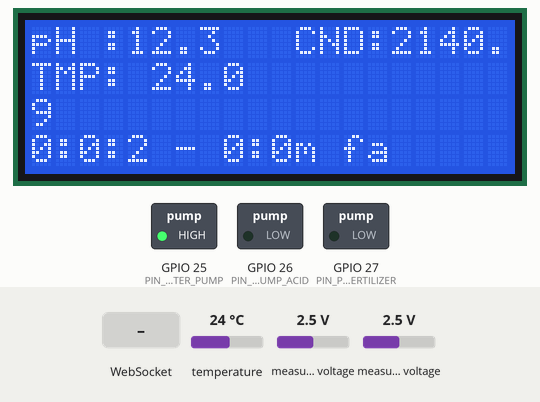
A sketch run on a simulated ESP32. Shown: 20×4 character LCD, switched loads named in the sketch (green lamp = pin HIGH). Dashed ring = blinking. Inputs (shaded band) come from the test bench; at power-on: measured voltage 2.5 V, temperature 24 °C. Storage starts empty; EEPROM starts erased; what the sketch prints to the serial monitor is not drawn.

Above: at 3.2 s.
3.3 s: WebSocket text "3" received
At 4.5 s:
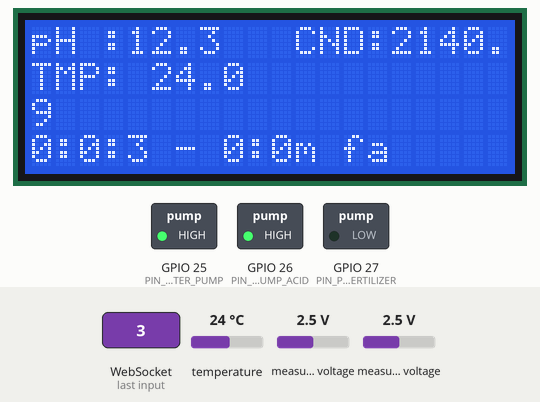
7.4 s: measured voltage (sensor 201) set to 1.2 V
At 11.0 s:
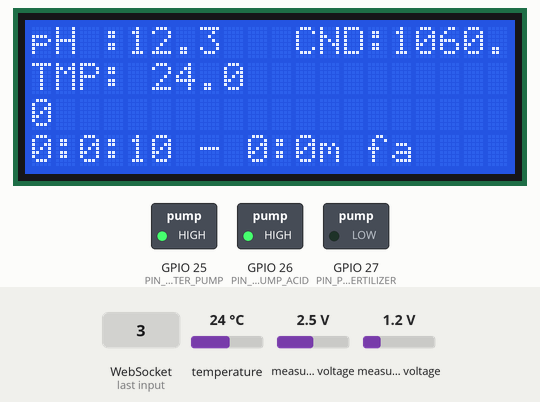
11.5 s: measured voltage (sensor 201) set to 0.9 V
At 14.0 s:
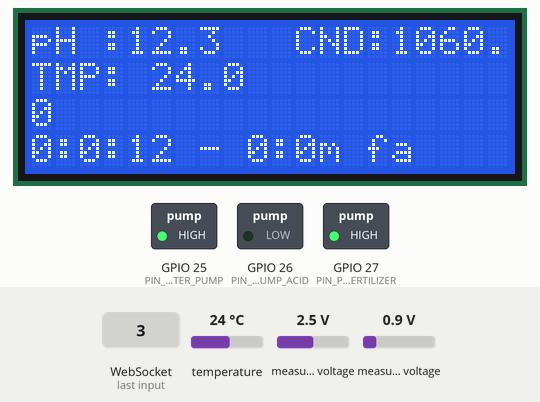
15.6 s: measured voltage (sensor 200) set to 0.1 V
At 18.2 s:
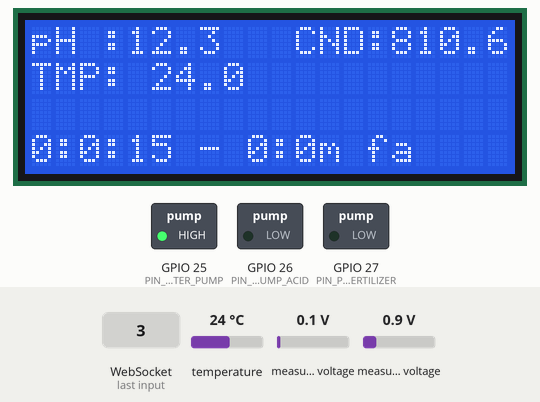
19.7 s: temperature set to 12 °C
At 21.6 s:
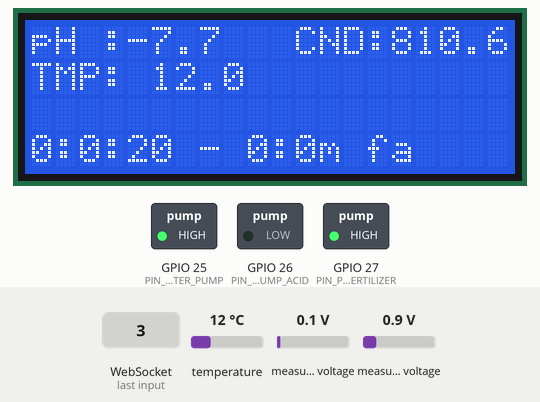
22.4 s: measured voltage (sensor 200) set to 1.2 V
At 25.8 s:
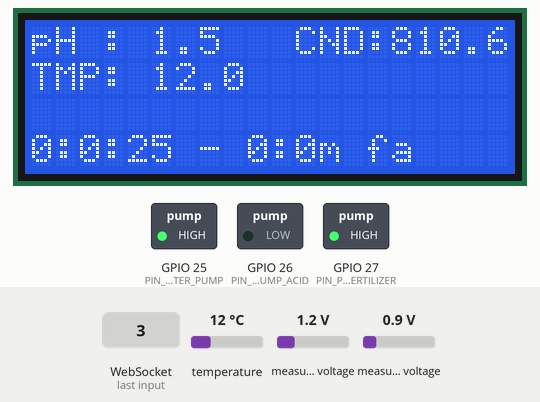
Timing chart, 0 to 27.5 s (numbered marks = the images above; inputs shaded):
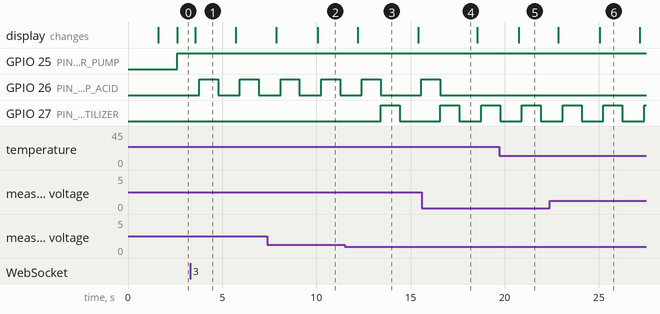

Measured:
- the behaviour switches between 1.1 and 1 V on measured voltage (sensor 201) (found by bisection; images 2 and 3)
- after the input at 3.3 s, GPIO 26 (PIN_PERISTALTIC_PUMP_ACID): alternates HIGH for 1.0 s and LOW for 1.2 s, starting after 0.48 s
- after the input at 11.5 s, GPIO 27 (PIN_PERISTALTIC_PUMP_FERTILIZER): LOW → HIGH after 1.9 s, → LOW 1.0 s later
- after the input at 15.6 s, GPIO 26 (PIN_PERISTALTIC_PUMP_ACID): goes on until 16.6 s, then stays LOW
- after the input at 19.7 s, the display: changes after 1.0 s (image 5)
- what the display in image 3 shows lasts 3.2 s, from 12.2 s to 15.4 s

The sketch:

orto-controller-web.ino
```cpp
// (licence header left out)
#include <Arduino.h>
#include <WiFi.h>
#include <AsyncTCP.h>
#include <ESPAsyncWebServer.h>
#include <HardwareSerial.h>
#include <ArduinoJson.h>

// Include library to save parameters in EEPROM
#include <EEPROM.h>

//Includes for LCD
#include <Wire.h>
#include <LiquidCrystal_I2C.h>

//Includes for Temperature sensor
#include <OneWire.h>
#include <DallasTemperature.h>


//Includes for our own pin definitions and setups
#include "pinouts.hpp"
#include "parameters.hpp"
#include "analog_probe.hpp"
#include "calibrator.hpp"
#include "relay.hpp"
#include "banner.hpp"


// Filesystem for web page files
#define FORMAT_FILESYSTEM false
#include <SPIFFS.h>

// Create AsyncWebServer object on port 80
AsyncWebServer server(80);
AsyncWebSocket ws("/ws");

// JSON buffer
StaticJsonDocument<800> doc;


/*************************************************************
   Hardware components
 ************************************************************/

//LCD dislay
LiquidCrystal_I2C lcd(LCD_I2C_ADDRESS, LCD_COLS, LCD_ROWS);

//Temperature sensor
OneWire oneWire(PIN_TEMPERATURE);
DallasTemperature temperatureSensor(&oneWire);


ADAFRUIT_ADC adc;

//PH sensor
AnalogProbe phProbe(CHANNEL_PH_PROBE, 10);

//Conductivity sensor
AnalogProbe conductivityProbe(CHANNEL_CONDUCTIVITY_PROBE, 10);

// Main water pump
Relay waterPump(PIN_MAIN_WATER_PUMP);

// Peristaltic pumps
Relay fertilizerPump = Relay(PIN_PERISTALTIC_PUMP_FERTILIZER);
Relay acidPump = Relay(PIN_PERISTALTIC_PUMP_ACID);


/*************************************************************
   Scheduling and tasks declarations
 ************************************************************/

//TIMER
unsigned long lastswitch = 0;
unsigned long lastcontrol = 0;
unsigned long lastping = 0;
unsigned long lastdisplay = 0;

// Manual or automatic control state
bool manual_control = false;
bool manual_peristaltic_active = false;

// Parameters
float threshold_value_ph = DEFAULT_THRESHOLD_VALUE_PH;                          // pH
int threshold_value_conductivity = DEFAULT_THRESHOLD_VALUE_CONDUCTIVITY;        // uS/cm (?)
unsigned int time_peristaltic_pump_on = DEFAULT_TIME_PERISTALTIC_PUMP_ON;       // ms
unsigned long time_between_sensor_reads = DEFAULT_TIME_BETWEEN_SENSOR_READS;    // s
unsigned long time_water_pump_cycle = DEFAULT_TIME_WATER_PUMP_CYCLE;            // s
unsigned long time_water_pump_active = DEFAULT_TIME_WATER_PUMP_ACTIVE;          // s


void setup() {
  // Serial port for debugging purposes
  Serial.begin(SERIAL_BAUDRATE);
  Serial.println("Starting...");
  Banner::printSerial();

  EEPROM.begin(EEPROM_USED_SIZE);

  //XYPair phCalibrationPoints[] = {{1.80f, 6.88f}, {1.46f, 4.00f,}, {2.13f, 9.23f}};//stefano
  XYPair phCalibrationPoints[] = {{1.51f, 4.01f,}, {1.86f, 7.00f}, {2.08f, 8.80f}, {2.23f, 10.01f,}};//Vale
  //LineFit phBestFit = Calibrator::findBestFit(phCalibrationPoints, 3);//Stefano
  LineFit phBestFit = Calibrator::findBestFit(phCalibrationPoints, 4);//vale

  XYPair condCalibrationPoints[] = {{ 0.2f, 220.0f}, { 0.6f, 564.0f}, { 0.0f, 68.0f}};
  LineFit condBestFit = Calibrator::findBestFit(condCalibrationPoints, 3);

  phProbe.initProbe(phBestFit);
  conductivityProbe.initProbe(condBestFit);

  lcd.init();
  lcd.backlight();
  temperatureSensor.begin();
  waterPump.init();
  fertilizerPump.init();
  acidPump.init();

  adc.begin(0x48);              // Initialize ADC at the default address 0x48 (address can be setted with ADR pin: https://learn.adafruit.com/adafruit-4-channel-adc-breakouts/assembly-and-wiring#i2c-addressing-2974117-12)
  adc.setGain(GAIN_TWOTHIRDS);  // 2/3x gain +/- 6.144V  1 bit = 3mV (default)

  retrive_configuration();

  // Stops all pumps at beginning
  acidPump.turnOff();
  fertilizerPump.turnOff();
  waterPump.turnOff();


  WiFi.softAP(ORTO_WEB_SSID_BASENAME, ORTO_WEB_SSID_PASSWD);

  IPAddress IP = WiFi.softAPIP();
  Serial.print("AP IP address: ");
  Serial.println(IP);

  fs_web_init();

}

void loop() {
  ws.cleanupClients();

  if (millis() - lastdisplay >= TIME_BETWEEN_DISPLAY_VALUES && !manual_peristaltic_active) {
    readAndShowSensorValues();
  }


  if (manual_control) {
    unsigned long t = millis();
    if ((t - lastping) > MANUAL_CONTROL_PERISTALTIC_PUMP_TIMEOUT && t >= lastping && manual_peristaltic_active) {
      acidPump.turnOff();
      fertilizerPump.turnOff();
      manual_peristaltic_active = false;
      Serial.print("Turning off peristaltic pumps: no ping received in ");
      Serial.print(MANUAL_CONTROL_PERISTALTIC_PUMP_TIMEOUT);
      Serial.print(" ms -  ");
      Serial.print(t);
      Serial.print("  -  ");
      Serial.println(lastping);
    }
  } else {
    if ((millis() - lastcontrol) / 1000 >= time_between_sensor_reads) {
      readSensorsAndStartPumps();
    }
    if (time_water_pump_cycle) {
      if ((millis() / 1000 % time_water_pump_cycle) < time_water_pump_active) {
        waterPump.turnOn();
      } else {
        waterPump.turnOff();
      }
    } else {
      waterPump.turnOn();
    }
  }
}
```

analog_probe.cpp
```cpp
#include  <Arduino.h>
#include "analog_probe.hpp"
#include "parameters.hpp"

AnalogProbe::AnalogProbe(unsigned int channelNumber, unsigned int numberOfSamplesToAverage)  {
  this->channelNumber = channelNumber;
  this->numberOfSamplesToAverage = numberOfSamplesToAverage;
}

void AnalogProbe::initProbe(LineFit fit) {
  this->bestFit = fit;
}

AnalogValues AnalogProbe::getAverageValue(ADAFRUIT_ADC adc) {
  long average = 0;
  for (int i = 0; i < this->numberOfSamplesToAverage; i++)
  {
    int digitalValueFromADC = adc.readADC_SingleEnded(this->channelNumber);
    average +=  digitalValueFromADC;
  }

  float averageValue = float(average) / this->numberOfSamplesToAverage;

  float voltageValue = averageValue * ADC_MAX_VOLTAGE / ADC_MAX_VALUES;

  float realValue = this->bestFit.slope * voltageValue + this->bestFit.intercept;

  AnalogValues analogValue;
  analogValue.voltage = voltageValue;
  analogValue.value = realValue;

  return analogValue;
}
```

analog_probe.hpp
```cpp
#ifndef ANALOG_PROBE_HPP
#define ANALOG_PROBE_HPP

#include "line_fit.hpp"
#include "parameters.hpp"

#define NUMBER_OF_CALIBRATION_POINTS 3

struct AnalogValues {
  float voltage;
  float value;
};

class AnalogProbe {
  public:
    AnalogProbe(unsigned int analogPin, unsigned int numberOfSamplesToAverage);
    void initProbe(LineFit fit);
    AnalogValues getAverageValue(ADAFRUIT_ADC);
  private:
    int channelNumber = -1;
    int numberOfSamplesToAverage = -1;
    LineFit bestFit;
};
#endif
```

banner.cpp
```cpp
#include "Arduino.h"
#include "banner.hpp"

void Banner::printSerial() {
  Serial.println("***********************   Orto IDROPONICO 2.0   **************************");

  // Write:     Orto Idroponico
  //            Fablab Imperia
  Serial.println(" _____      _          _____    _                             _           ");
  delay(100);
  Serial.println("|  _  |    | |        |_   _|  | |                           (_)          ");
  delay(100);
  Serial.println("| | | |_ __| |_ ___     | |  __| |_ __ ___  _ __   ___  _ __  _  ___ ___  ");
  delay(100);
  Serial.println("| | | | '__| __/ _ \\    | | / _` | '__/ _ \\| '_ \\ / _ \\| '_ \\| |/ __/ _ \\ ");
  delay(100);
  Serial.println("\\ \\_/ / |  | || (_) |  _| || (_| | | | (_) | |_) | (_) | | | | | (_| (_) |");
  delay(100);
  Serial.println(" \\___/|_|   \\__\\___/   \\___/\\__,_|_|  \\___/| .__/ \\___/|_| |_|_|\\___\\___/ ");
  delay(100);
  Serial.println("                                           | |                            ");
  delay(100);
  Serial.println("                                           |_|                            ");
  delay(100);
  Serial.println("______    _     _       _       _____                          _          ");
  delay(100);
  Serial.println("|  ___|  | |   | |     | |     |_   _|                        (_)         ");
  delay(100);
  Serial.println("| |_ __ _| |__ | | __ _| |__     | | _ __ ___  _ __   ___ _ __ _  __ _    ");
  delay(100);
  Serial.println("|  _/ _` | '_ \\| |/ _` | '_ \\    | || '_ ` _ \\| '_ \\ / _ \\ '__| |/ _` |   ");
  delay(100);
  Serial.println("| || (_| | |_) | | (_| | |_) |  _| || | | | | | |_) |  __/ |  | | (_| |   ");
  delay(100);
  Serial.println("\\_| \\__,_|_.__/|_|\\__,_|_.__/   \\___/_| |_| |_| .__/ \\___|_|  |_|\\__,_|   ");
  delay(100);
  Serial.println("                                              | |                         ");
  delay(100);
  Serial.println("                                              |_|                         ");
}
```

banner.hpp
```cpp
#ifndef BANNER_HPP
#define BANNER_HPP

class Banner {
  public:
    static void printSerial();
};

#endif
```

calibrator.cpp
```cpp
#include "calibrator.hpp"

#ifndef CALIBRATOR_CPP
#define CALIBRATOR_CPP

// best fit formula taken from https://www.varsitytutors.com/hotmath/hotmath_help/topics/line-of-best-fit
LineFit Calibrator::findBestFit(XYPair calibrationPoints[], unsigned int numberOfPoints) {
  //Find mean values for X and Y
  float meanX = 0.0f;
  float meanY = 0.0f;

  for (unsigned int i = 0; i < numberOfPoints; i++)
  {
    meanX += calibrationPoints[i].X;
    meanY += calibrationPoints[i].Y;
  }

  meanX = meanX / numberOfPoints;
  meanY = meanY / numberOfPoints;

  float sumProdOfDiffsXy = 0.0f;
  float sumOfDiffsXSquared = 0.0f;

  for (unsigned int i = 0; i < numberOfPoints; i++)
  {
    float diffFromX = calibrationPoints[i].X - meanX;
    float diffFromY = calibrationPoints[i].Y - meanY;
    float prodDiffXY = diffFromX * diffFromY;
    float diffFromXSquared = diffFromX * diffFromX;
    sumProdOfDiffsXy += prodDiffXY;
    sumOfDiffsXSquared += diffFromXSquared;
  }

  LineFit params;

  params.slope = sumProdOfDiffsXy / sumOfDiffsXSquared;
  params.intercept = meanY - params.slope * meanX;

  return params;

}
#endif
```

calibrator.hpp
```cpp
#ifndef CALIBRATOR_HPP
#define CALIBRATOR_HPP

#include "line_fit.hpp"

struct XYPair {
  float X;
  float Y;
};

class Calibrator {
  public:
    static LineFit findBestFit(XYPair calibrationPoints[], unsigned int numberOfPoints);
};

#endif
```

eeprom.ino
```cpp
// EEPROM memory map
/*
  /-------------------------------------------------------------------------\
  | address |                 parameter                 |  unit of measure  |
  |-------------------------------------------------------------------------|
  | 0       | checksum*                                 |      -            |
  | 1       | threshold_value_ph*100                    |      pH           |
  | 2       | threshold_value_conductivity   LOW BYTE   |      uS/cm        |
  | 3       | threshold_value_conductivity   HIGH BYTE  |      uS/cm        |
  | 4       | time_peristaltic_pump_on  LOW BYTE        |      ms           |
  | 5       | time_peristaltic_pump_on  MIDDLE BYTE     |      ms           |
  | 6       | time_peristaltic_pump_on  HIGH BYTE       |      ms           |
  | 7       | time_between_sensor_reads  LOW BYTE       |      s            |
  | 8       | time_between_sensor_reads  HIGH BYTE      |      s            |
  | 9       | time_water_pump_cycle  LOW BYTE           |      s            |
  | 10      | time_water_pump_cycle  MIDDLE BYTE        |      s            |
  | 11      | time_water_pump_cycle  HIGH BYTE          |      s            |
  | 12      | time_water_pump_active  LOW BYTE          |      s            |
  | 13      | time_water_pump_active  MIDDLE BYTE       |      s            |
  | 14      | time_water_pump_active  HIGH BYTE         |      s            |
  \-------------------------------------------------------------------------/

  the checksum byte is calculated as the XOR of bytes from 1 to 14 (included)
  so the XOR of bytes from 1 to 14 (included) should be 0 for valid data

  NOTE: in case of invalid checksum or if all 14 bytes are 0 or 255 will be used the default parameters

*/


void save_configuration (char parameter) {
  switch (parameter) {
    case '0':
      EEPROM.write(1, (uint8_t)(threshold_value_ph * 10));
      break;
    case '1':
      EEPROM.write(2, (threshold_value_conductivity & 0b0000000011111111));
      EEPROM.write(3, (threshold_value_conductivity & 0b1111111100000000) >> 8);
      break;
    case '2':
      EEPROM.write(4, (time_peristaltic_pump_on & 0b000000000000000011111111));
      EEPROM.write(5, (time_peristaltic_pump_on & 0b000000001111111100000000) >> 8);
      EEPROM.write(6, (time_peristaltic_pump_on & 0b111111110000000000000000) >> 16);
      break;
    case '3':
      EEPROM.write(7, (time_between_sensor_reads & 0b0000000011111111));
      EEPROM.write(8, (time_between_sensor_reads & 0b1111111100000000) >> 8);
      break;
    case '4':
      EEPROM.write(9, (time_water_pump_cycle & 0b000000000000000011111111));
      EEPROM.write(10, (time_water_pump_cycle & 0b000000001111111100000000) >> 8);
      EEPROM.write(11, (time_water_pump_cycle & 0b111111110000000000000000) >> 16);
      break;
    case '5':
      EEPROM.write(12, (time_water_pump_active & 0b000000000000000011111111));
      EEPROM.write(13, (time_water_pump_active & 0b000000001111111100000000) >> 8);
      EEPROM.write(14, (time_water_pump_active & 0b111111110000000000000000) >> 16);
      break;
  }

  EEPROM.commit();
  delay(10);                            // Delay just to be safe

  if (parameter == '5') {
    EEPROM.write(0, calculate_checksum());
    EEPROM.commit();
  }
}


bool retrive_configuration () {
  bool is_0 = true;
  bool is_1 = true;

  uint8_t checksum = 0;
  for (uint8_t i = 0; i < EEPROM_USED_SIZE; i++) {
    uint8_t val = EEPROM.read(i);
    //    Serial.println(val, BIN);
    checksum ^= val;

    if (i != 0) {
      if (val != 0b00000000) {
        is_0 = false;
      }
      if (val != 0b11111111) {
        is_1 = false;
      }
    }
  }

  if (is_0 || is_1 || checksum != 0) {
    Serial.println("Invalid parameters or checksum, using default values");
    return false;
  }

  threshold_value_ph = EEPROM.read(1) / 10.0;
  threshold_value_conductivity = EEPROM.read(2) + (EEPROM.read(3) << 8);
  time_peristaltic_pump_on = EEPROM.read(4) + (EEPROM.read(5) << 8) + (EEPROM.read(6) << 16);
  time_between_sensor_reads = EEPROM.read(7) + (EEPROM.read(8) << 8);
  time_water_pump_cycle = EEPROM.read(9) + (EEPROM.read(10) << 8) + (EEPROM.read(11) << 16);
  time_water_pump_active = EEPROM.read(12) + (EEPROM.read(13) << 8) + (EEPROM.read(14) << 16);

  return true;
}


uint8_t calculate_checksum () {
  uint8_t checksum = 0;
  for (uint8_t i = 1; i < EEPROM_USED_SIZE; i++) {
    checksum ^= EEPROM.read(i);
  }

  return checksum;
}
```

line_fit.hpp
```cpp
#ifndef LINE_FIT
#define LINE_FIT


struct LineFit {
  float slope;
  float intercept;
};

#endif
```

parameters.hpp
```cpp
// (licence header left out)
// Include for external Adafruit ADC
#include <Adafruit_ADS1X15.h>


#ifndef DEVICE_PARAMETERS
#define DEVICE_PARAMETERS

// WiFi network SSID and PASSWORD
#define ORTO_WEB_SSID_BASENAME "OrtoWeb"
#define ORTO_WEB_SSID_PASSWD "OrtoWeb12345"

// ADC type: define the correct type of ADC (ADS1015 is a 12 bit resolution ADC, ADS1115 is a 16 bit ADC)
//#define ADC_ADS1015
#define ADC_ADS1115

#define LCD_I2C_ADDRESS 0x27
#define LCD_ROWS 4
#define LCD_COLS 20


// Update time of sensors shown in display
#define TIME_BETWEEN_DISPLAY_VALUES 1000

// After MANUAL_CONTROL_PUMP_TIMEOUT ms all pumps will be turned off (without any other command)
#define MANUAL_CONTROL_PERISTALTIC_PUMP_TIMEOUT 500


// Debug serial communication baudrate
#define SERIAL_BAUDRATE 115200


// Usually you don't need to edit the parameters below (if you use the same hardware)


// EEPROM used size, see eeprom.ino
#define EEPROM_USED_SIZE 15


/*  ATTENTION! DEFAULT VALUES ARE DEPRECATED!       *
    Use web interface to set parameters at runtime
    Parameters will be saved into internal EEPROM
    and retrived at startup                         */
// Duration of one water pump cycle in seconds, set to 0 to keep the pump always on
#define DEFAULT_TIME_WATER_PUMP_CYCLE (0)                                               // Put brackets around expressions like (60*60) [1 hour] because of operator precedence
// Time in seconds of water pump activity in a complete cycle (it's ignored if TIME_WATER_PUMP_CYCLE is zero)
#define DEFAULT_TIME_WATER_PUMP_ACTIVE 15                                               // Put brackets around expressions like (60*60) [1 hour] because of operator precedence

//Time the acid and fertilizer pumps remain ON acter activation in ms
#define DEFAULT_TIME_PERISTALTIC_PUMP_ON 1*1000L
//Time in seconds between two consecutives sensor reads. If the value is below/up the the threshold the pump is acivated (acid or fertlizer)
#define DEFAULT_TIME_BETWEEN_SENSOR_READS 60

//PH Threshold vale (if sensor value is higher, acid pump turns ON)
#define DEFAULT_THRESHOLD_VALUE_PH 6
//PH Threshold vale (if  value is higher, acid pump turns ON)
#define DEFAULT_THRESHOLD_VALUE_CONDUCTIVITY 900


#ifdef ADC_ADS1015
#define ADC_MAX_VALUES 2047     // 2^(12-1) - 1
#elif defined(ADC_ADS1115)
#define ADC_MAX_VALUES 32767    // 2^(16-1) - 1
#endif
#define ADC_MAX_VOLTAGE 6.144

#ifdef ADC_ADS1115
#define ADAFRUIT_ADC Adafruit_ADS1115
#elif defined(ADC_ADS1015)
#define ADAFRUIT_ADC Adafruit_ADS1015
#else
#error "No ADC type definition, define the used type in parameters.hpp (https://github.com/fablab-imperia/orto-idroponico)";
#endif*/

#endif
```

pinouts.hpp
```cpp
#ifndef BOARDS_PARAMETERS_H
#define BOARDS_PARAMETERS_H

// PINOUTS FOR ESP32
// #define PIN_I2C_SDA 21                 // Default SDA pin, different SDA pin is not implemented in this code
// #define PIN_I2C_SCL 22                 // Default SCL pin, different SCL pin is not implemented in this code
#define PIN_LED  1
#define PIN_TEMPERATURE 32
#define CHANNEL_PH_PROBE 0                // Channel of the ADS_1x15 ADC connected to pH probe
#define CHANNEL_CONDUCTIVITY_PROBE 1      // Channel of the ADS_1x15 ADC connected to conductivity probe
#define PIN_MAIN_WATER_PUMP 25
#define PIN_PERISTALTIC_PUMP_ACID 26
#define PIN_PERISTALTIC_PUMP_FERTILIZER 27

//#endif

#endif
```

relay.hpp
```cpp
#ifndef RELAY_H
#define RELAY_H

class Relay {
  public:
    Relay(unsigned int pinNumber, bool switchesWhenHigh = false, bool isNormallyClosed = true);
    void init();
    void turnOn();
    void turnOff();
    void toggle();
    bool isOn();
  private:
    unsigned int pinNumber;
    bool relayIsOpen;
    bool relayIsNormallyClosed;
    bool switchesWhenHigh;
};

#endif
```

Source omitted: relay.cpp (1024 bytes), sensors_pump.ino (4922 bytes), web.ino (4947 bytes)
